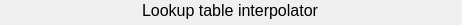
        <widget class="PyDMFrame" name="composite">
          <property name="geometry">
            <rect>
              <x>0</x>
              <y>0</y>
              <width>462</width>
              <height>25</height>
            </rect>
          </property>
          <property name="sizePolicy">
            <sizepolicy hsizetype="Ignored" vsizetype="Ignored">
              <horstretch>0</horstretch>
              <verstretch>0</verstretch>
            </sizepolicy>
          </property>
          <layout class="QGridLayout" name="gridLayout_1" columnstretch="460,1,1" rowstretch="20,2,3">
            <property name="leftMargin">
              <number>0</number>
            </property>
            <property name="topMargin">
              <number>0</number>
            </property>
            <property name="rightMargin">
              <number>0</number>
            </property>
            <property name="bottomMargin">
              <number>0</number>
            </property>
            <property name="horizontalSpacing">
              <number>0</number>
            </property>
            <property name="verticalSpacing">
              <number>0</number>
            </property>
            <item row="0" column="0" rowspan="3">
              <widget class="PyDMDrawingRectangle" name="rectangle">
                <property name="geometry">
                  <rect>
                    <x>0</x>
                    <y>0</y>
                    <width>460</width>
                    <height>25</height>
                  </rect>
                </property>
                <property name="sizePolicy">
                  <sizepolicy hsizetype="Ignored" vsizetype="Ignored">
                    <horstretch>0</horstretch>
                    <verstretch>0</verstretch>
                  </sizepolicy>
                </property>
                <property name="brush" stdset="0">
                  <brush brushstyle="SolidPattern">
                    <color alpha="255">
                      <red>255</red>
                      <green>255</green>
                      <blue>255</blue>
                    </color>
                  </brush>
                </property>
                <property name="penStyle" stdset="0">
                  <enum>Qt::SolidLine</enum>
                </property>
                <property name="penColor" stdset="0">
                  <color>
                    <red>255</red>
                    <green>255</green>
                    <blue>255</blue>
                  </color>
                </property>
                <property name="penWidth" stdset="0">
                  <double>0</double>
                </property>
                <property name="penCapStyle" stdset="0">
                  <enum>Qt::FlatCap</enum>
                </property>
                <property name="toolTip">
                  <string>rectangle</string>
                </property>
              </widget>
            </item>
            <item row="0" column="0">
              <widget class="QLabel" name="text_3">
                <property name="geometry">
                  <rect>
                    <x>0</x>
                    <y>0</y>
                    <width>460</width>
                    <height>20</height>
                  </rect>
                </property>
                <property name="sizePolicy">
                  <sizepolicy hsizetype="Ignored" vsizetype="Ignored">
                    <horstretch>0</horstretch>
                    <verstretch>0</verstretch>
                  </sizepolicy>
                </property>
                <property name="text">
                  <string>Lookup table interpolator</string>
                </property>
                <property name="font">
                  <font>
                    <pointsize>12</pointsize>
                  </font>
                </property>
                <property name="brush" stdset="0">
                  <brush brushstyle="SolidPattern">
                    <color alpha="255">
                      <red>0</red>
                      <green>0</green>
                      <blue>0</blue>
                    </color>
                  </brush>
                </property>
                <property name="toolTip">
                  <string>text_3</string>
                </property>
                <property name="alignment">
                  <set>Qt::AlignCenter</set>
                </property>
                <property name="styleSheet">
                  <string notr="true">QLabel#text_3 {
  color: rgb(0, 0, 0);
  }</string>
                </property>
              </widget>
            </item>
            <item row="2" column="0" colspan="2">
              <widget class="PyDMDrawingLine" name="polyline">
                <property name="geometry">
                  <rect>
                    <x>0</x>
                    <y>22</y>
                    <width>461</width>
                    <height>3</height>
                  </rect>
                </property>
                <property name="sizePolicy">
                  <sizepolicy hsizetype="Ignored" vsizetype="Ignored">
                    <horstretch>0</horstretch>
                    <verstretch>0</verstretch>
                  </sizepolicy>
                </property>
                <property name="toolTip">
                  <string>polyline</string>
                </property>
                <property name="brush" stdset="0">
                  <brush brushstyle="SolidPattern">
                    <color alpha="255">
                      <red>42</red>
                      <green>99</green>
                      <blue>228</blue>
                    </color>
                  </brush>
                </property>
                <property name="penStyle" stdset="0">
                  <enum>Qt::SolidLine</enum>
                </property>
                <property name="penColor" stdset="0">
                  <color>
                    <red>42</red>
                    <green>99</green>
                    <blue>228</blue>
                  </color>
                </property>
                <property name="penWidth" stdset="0">
                  <double>3</double>
                </property>
                <property name="penCapStyle" stdset="0">
                  <enum>Qt::FlatCap</enum>
                </property>
                <property name="penWidth" stdset="0">
                  <double>3</double>
                </property>
                <property name="penStyle" stdset="0">
                  <enum>Qt::SolidLine</enum>
                </property>
                <property name="penColor" stdset="0"/>
                <property name="penCapStyle" stdset="0">
                  <enum>Qt::FlatCap</enum>
                </property>
              </widget>
            </item>
          </layout>
        </widget>
